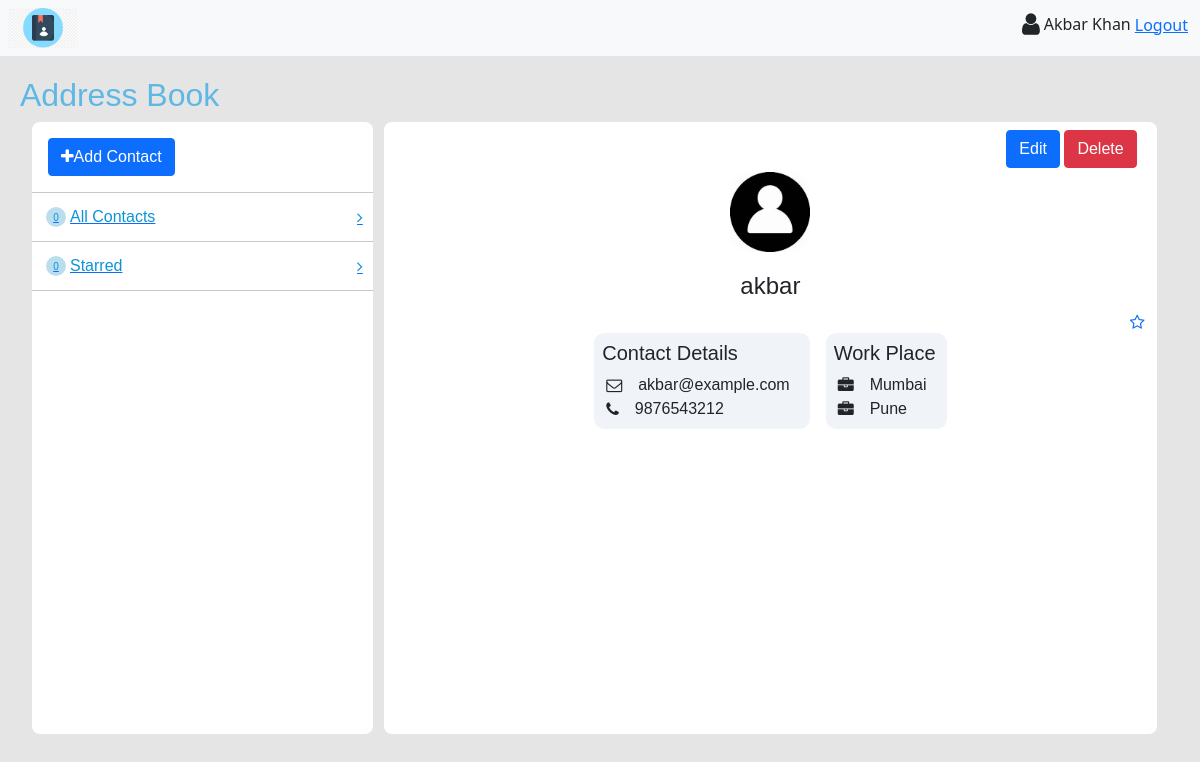
Screenshot of /contacts/6/profile/ (signed in) with the database file from the repository.
### book/models.py (models this page shows, shortened)
class Contact(models.Model):
    name = models.CharField(max_length=50)
    email = models.EmailField(blank=True)
    phone_no = models.CharField(max_length=100)
    address = models.CharField(max_length=200, blank=True)
    image = models.ImageField(upload_to="contacts", blank=True)
    starred = models.BooleanField(default=False)
    user = models.ForeignKey(User, on_delete=models.CASCADE)
    @property
    def email_list(self):
        return self.email.split(",")
    @property
    def phone_no_list(self):
        return self.phone_no.split(",")
    @property
    def address_list(self):
        return self.address.split(",")

### book/views.py (the view)
@method_decorator(login_required(login_url="login"), name="dispatch")
class ContactDetail(DetailView):
    model = Contact
    context_object_name = "contact"
    template_name = "information.html"
    def get_context_data(self, **kwargs):
        context = super().get_context_data(**kwargs)
        context["total_contacts"] = len(
            list(Contact.objects.filter(user=self.request.user))
        )
        context["total_starred"] = len(
            list(Contact.objects.filter(user=self.request.user, starred=True))
        )
        return context

### book/templates/information.html (shortened to what this page needs)
{% extends 'base2.html' %}
{% block app_content %}
<div class="container-fluid" id="contactcard">
    <div class="position-relative">
        <div class="position-absolute top-0 end-0 m-2">
            <button type="button" class="btn btn-primary" data-bs-toggle="modal" data-bs-target="#exampleModal1">
                Edit
            </button>
            <a href="{% url 'contact-delete' contact.pk %}" class="btn btn-danger">Delete</a>
        </div>
    </div>
    {% if contact.image %}
        <img src="{{contact.image.url}}" alt="" id="profile-img">
    {% else %}
        <img src="/static/images/contact.jpeg" alt="" id="profile-img">
    {% endif %}
    <h4 class="text-center">{{contact.name}}</h4>
    <div class="position-relative">
        <a href="{% url 'mark-star' contact.pk %}" class="position-absolute end-0">
            {% if contact.starred %}
                <i class="fa fa-star-o" aria-hidden="true" style="color: yellow;"></i>
            {% else %}
                <i class="fa fa-star-o" aria-hidden="true"></i>
            {% endif %}
        </a>
    </div>
    <div class="d-flex justify-content-center mt-4">
        <div class="custom-card m-2 p-2">
            <h5>Contact Details</h5>
            {% for email in contact.email_list %}
                <div class="d-flex">
                    <i class="fa fa-envelope-o m-1" aria-hidden="true"></i>
                    <p class="container-fluid m-0">{{email}}</p>
                </div>
            {% endfor %}
            {% for phone in contact.phone_no_list %}
                <div class="d-flex">
                    <i class="fa fa-phone m-1" aria-hidden="true"></i>
                    <p class="container-fluid m-0">{{phone}}</p>
                </div>
            {% endfor %}
        </div>
        <div class="custom-card m-2 p-2">
            <h5>Work Place</h5>
            {% for address in contact.address_list %}
                <div class="d-flex">
                    <i class="fa fa-briefcase m-1" aria-hidden="true"></i>
                    <p class="container-fluid m-0">{{address}}</p>
                </div>
            {% endfor %}
        </div>
    </div>
</div>
{% endblock %}

### book/templates/base.html (shortened to what this page needs)
{% extends 'core.html' %}
{% block content %}
<section class="container-fluid d-flex bg-light justify-content-between p-2">
    <img src="/static/images/logo.jpg" alt="" id="logo-img">
    <div id="navtab">
        <div class="d-inline-flex align-items-center">
            <i class="fa fa-user m-1 font-25" aria-hidden="true"></i>
            {% if request.user.is_authenticated %}
                <h6 class="m-0">{{request.user.get_full_name}}</h6>
                <a href="{% url 'logout' %}" class="m-1">Logout</a>
            {% else %}
                <a href="{% url 'login' %}" class="m-1">Login</a>
                <a href="{% url 'signup' %}" class="m-1">Sign Up</a>
            {% endif %}
        </div>
    </div>
</section>
{% block content2 %}{% endblock %}
{% endblock %}

### static/css/styles.css (style rules this page uses)
* { margin: 0px; padding: 0px; }
:root { --bg-color: rgb(187, 222, 239); --color: rgb(12, 147, 215); }
body { background-color: #e5e5e5; }
.font-25 { font-size: 25px; }
#logo-img { height: 40px; width: 70px; background-repeat: no-repeat; background-color: transparent; }
#contactcard { width: 68%; background-color: white; border-radius: 8px; }
#contactcard h4 { margin: 10px; }
#profile-img { display: block; height: 80px; width: 80px; margin: auto; margin-top: 50px; margin-bottom: 20px; border-radius: 20px; }
.custom-card { background-color: #f0f4f9; border-radius: 10px; }

### rows the page displays
Contact: name "akbar", email_list "akbar@example.com", phone_no_list "9876543212"

### other values shown
{{ request.user.get_full_name }} "Akbar Khan"
{{ total_contacts }} "0"
{{ total_starred }} "0"
{{ address }} "Mumbai" "Pune"
